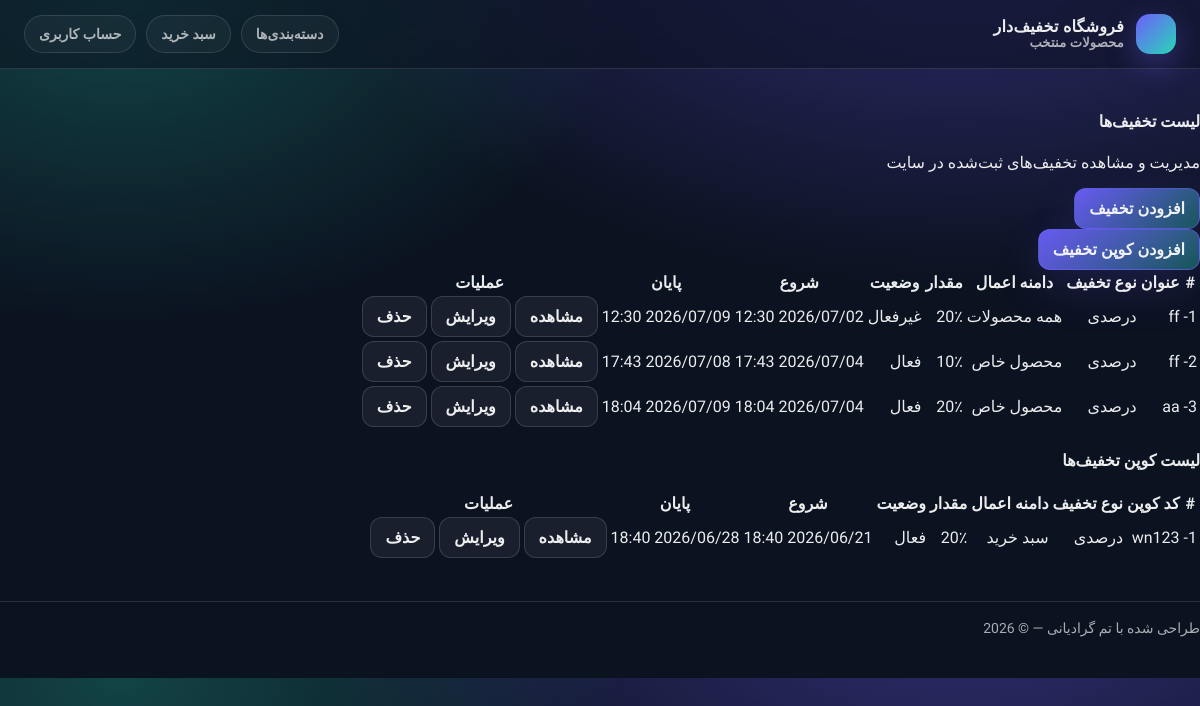
Page /coupon/ (signed in) on the earlier database version.
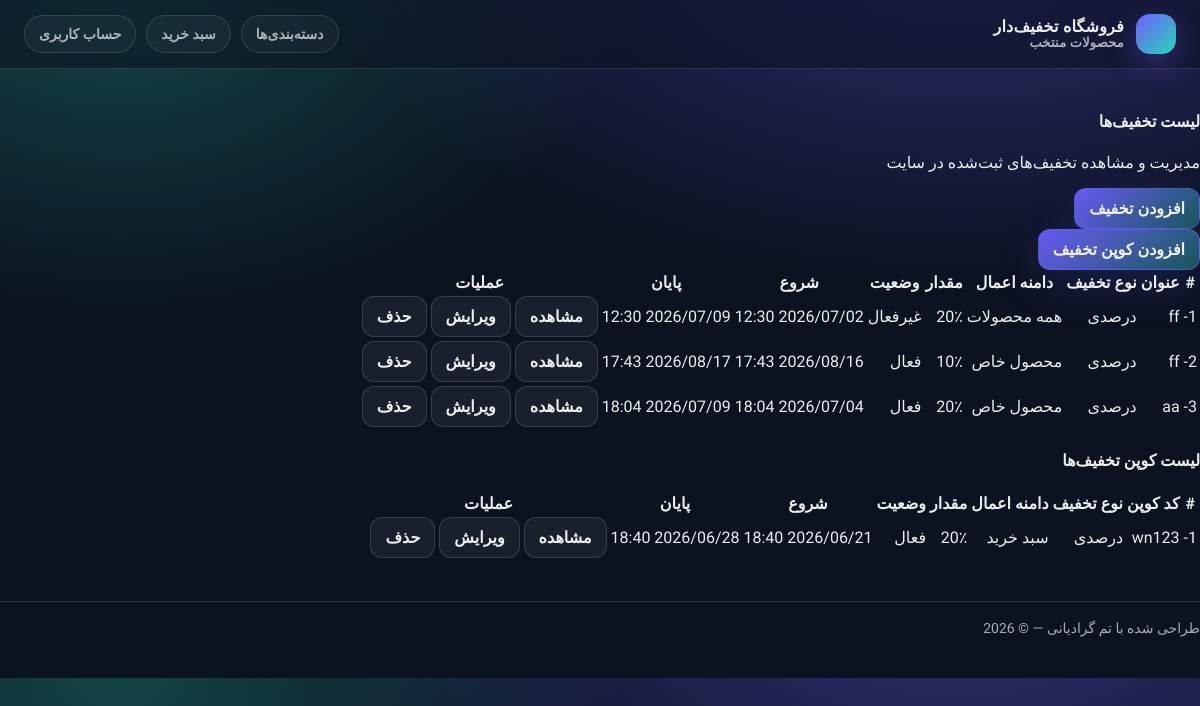
Same page on the later database version.
### coupon/models.py (models this page shows, shortened)
class Discount(models.Model):
    APPLY_TO_CHOICES = (
        ('all', 'همه مجصولات'),
        ('product', 'یک محصول'),
        ('category', 'یک دسته'),
    )
    DISCOUNT_TYPE_CHOICES = (
        ('percent', 'درصدی'),
        ('amount', 'تومانی')
    )
    title = models.CharField(max_length=100, verbose_name="عنوان کمپین")
    apply_to = models.CharField(max_length=20, choices=APPLY_TO_CHOICES, default='all', verbose_name='اعمال روی')
    discount_type = models.CharField(max_length=10, choices=DISCOUNT_TYPE_CHOICES, verbose_name='نوع تخفثف')
    value = models.PositiveIntegerField(default=0, verbose_name='مقدار تخفیف')
    is_active = models.BooleanField(default=True)
    start_date = models.DateTimeField(null=True, blank=True)
    end_date = models.DateTimeField(null=True, blank=True)
    product = models.ForeignKey(Product, null=True, blank=True, on_delete=models.CASCADE, verbose_name='محصول')
    category = models.ForeignKey(Category, null=True, blank=True, on_delete=models.CASCADE, verbose_name='دسته بندی')
    created_at = models.DateTimeField(auto_now_add=True)
    updated_at = models.DateTimeField(auto_now=True)

### coupon/views.py (the view)
# urls.py: path('', views.CouponList.as_view(), name='coupon_list'),
class CouponList(UserPassesTestMixin, generic.ListView):
    model = Discount
    context_object_name = 'discounts'
    paginate_by = 10
    template_name = 'coupon/coupon_list.html'
    success_url = reverse_lazy('catalog:product_list')
    def test_func(self):
        return self.request.user.is_superuser
    def get_context_data(self, **kwargs):
        try:
            context = super().get_context_data(**kwargs)
            context['discount_coupon'] = DiscountCoupon.objects.all()
            return context
        except Exception as e:
            logging.error(f"مشکل در دریافت تخفیف ها {e} ", exc_info=True)
            raise Exception("")

### cart/context_processors.py (called while the page is built)
def cart(request):
    return {'cart': Cart(request)}

### coupon/templates/coupon/coupon_list.html (shortened to what the changed rows need)
{% extends 'parent/base.html' %}
{% block content %}
<div class="container-fluid py-4">
    <div class="card shadow-sm border-0">
        <div class="card-body p-0">
            <div class="table-responsive">
                <table class="table table-hover align-middle mb-0">
                    <thead class="table-light">
                    <tr>
                        <th class="px-3">#</th>
                        <th>عنوان</th>
                        <th>نوع تخفیف</th>
                        <th>دامنه اعمال</th>
                        <th>مقدار</th>
                        <th>وضعیت</th>
                        <th>شروع</th>
                        <th>پایان</th>
                        <th class="text-center">عملیات</th>
                    </tr>
                    </thead>
                    <tbody>
                    {% for discount in discounts %}
                    <tr>
                        <td class="px-3">{{ forloop.counter }}-</td>
                        <td class="fw-semibold">{{ discount.title }}</td>
                        <td>
                            {% if discount.discount_type == 'percent' %}
                            <span class="badge bg-info text-dark">درصدی</span>
                            {% else %}
                            <span class="badge bg-warning text-dark">مبلغی</span>
                            {% endif %}
                        </td>
                        <td>
                            {% if discount.apply_to == 'all' %}
                            <span class="badge bg-success">همه محصولات</span>
                            {% elif discount.apply_to == 'product' %}
                            <span class="badge bg-primary">محصول خاص</span>
                            {% elif discount.apply_to == 'category' %}
                            <span class="badge bg-secondary">دسته خاص</span>
                            {% endif %}
                        </td>
                        <td>
                            {% if discount.discount_type == 'percent' %}
                            {{ discount.value }}٪
                            {% else %}
                            {{ discount.value }} تومان
                            {% endif %}
                        </td>
                        <td>
                            {% if discount.is_active %}
                            <span class="badge bg-success">فعال</span>
                            {% else %}
                            <span class="badge bg-danger">غیرفعال</span>
                            {% endif %}
                        </td>
                        <td>
                            {% if discount.start_date %}
                            {{ discount.start_date|date:"Y/m/d H:i" }}
                            {% else %}
                            -
                            {% endif %}
                        </td>
                        <td>
                            {% if discount.end_date %}
                            {{ discount.end_date|date:"Y/m/d H:i" }}
                            {% else %}
                            -
                            {% endif %}
                        </td>
                        <td class="text-center">
                            <div class="btn-group btn-group-sm" role="group">
                                <a href="{% url 'coupon:coupon_detail' discount.id %}" class="btn btn-outline-info">
                                    مشاهده
                                </a>
                                <a href="{% url 'coupon:coupon_edit' discount.id %}" class="btn btn-outline-primary">
                                    ویرایش
                                </a>
                                <a href="{% url 'coupon:coupon_delete' discount.id %}" class="btn btn-outline-danger">
                                    حذف
                                </a>
                            </div>
                        </td>
                    </tr>
                    {% empty %}
                    <tr>
                        <td colspan="9" class="text-center py-5 text-muted">
                            هیچ تخفیفی ثبت نشده است.
                        </td>
                    </tr>
                    {% endfor %}
                    </tbody>
                </table>
            </div>
        </div>
    </div>
     <div class="card shadow-sm border-0">
        <div class="card-body p-0">
            <div class="table-responsive">
                <table class="table table-hover align-middle mb-0">
                    <thead class="table-light">
                    <tr>
                        <th class="px-3">#</th>
                        <th>کد کوپن</th>
                        <th>نوع تخفیف</th>
                        <th>دامنه اعمال</th>
                        <th>مقدار</th>
                        <th>وضعیت</th>
                        <th>شروع</th>
                        <th>پایان</th>
                        <th class="text-center">عملیات</th>
                    </tr>
                    </thead>
                </table>
            </div>
        </div>
    </div>
</div>
{% endblock %}

Differences in the rows shown:
changed Discount (number 2 of 3 on the later page): start_date "2026/07/04 17:43" → "2026/08/16 17:43"; end_date "2026/07/08 17:43" → "2026/08/17 17:43"
